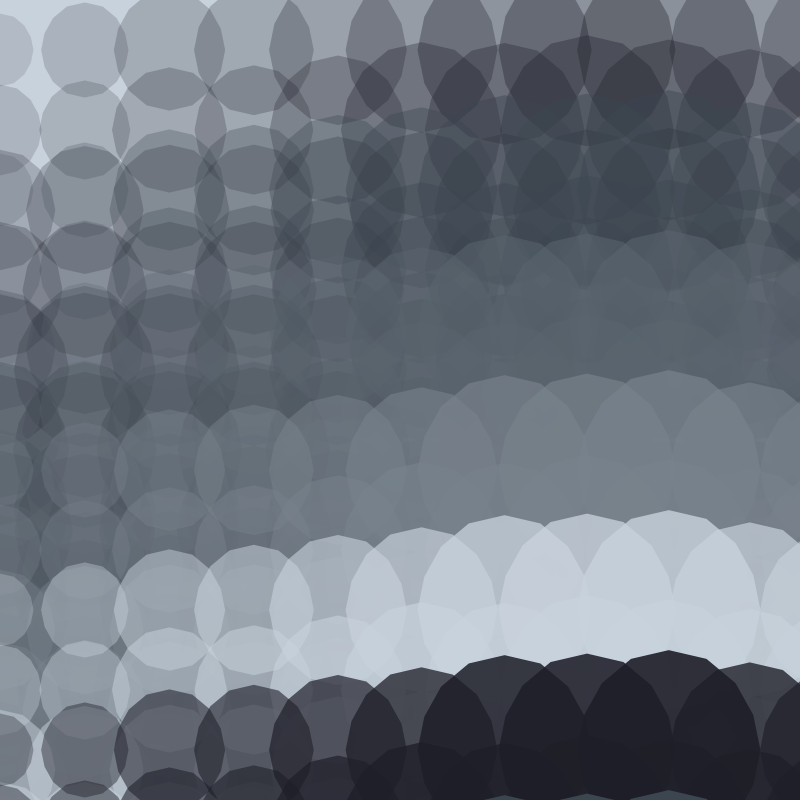
Frame 1 (no input)
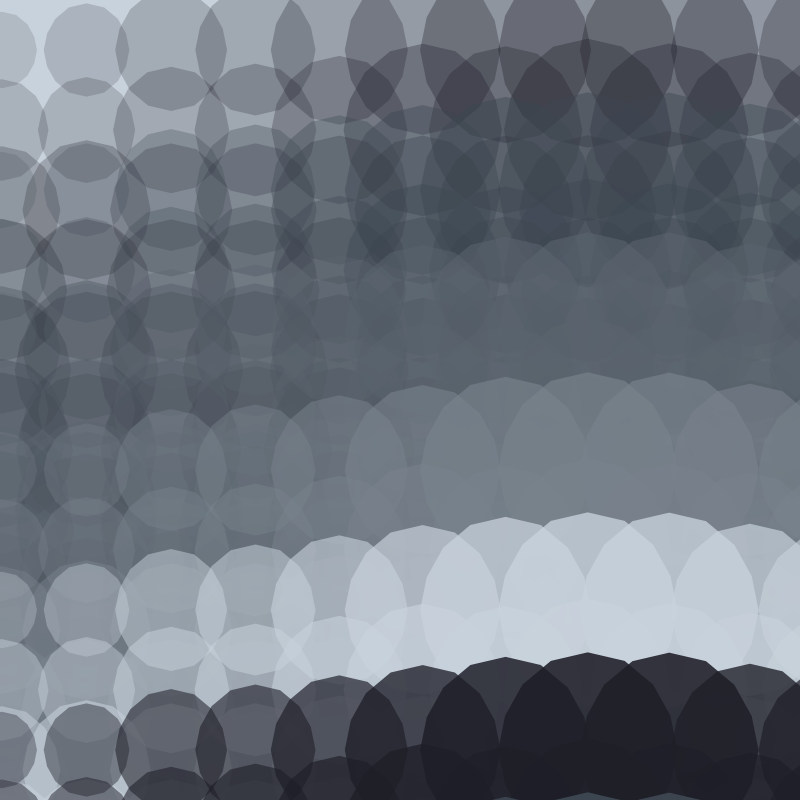
Frame 60 (the mouse pressed at the canvas centre just before this capture)
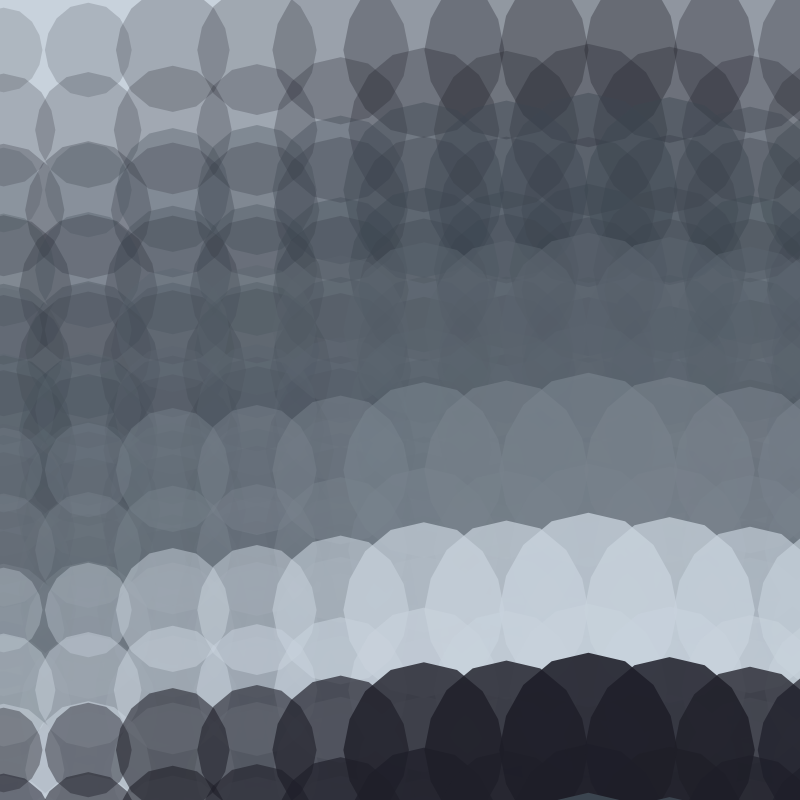
Frame 120 (the mouse held since frame 60 and released just before this capture)

The Processing sketch that drew these frames (run headless with seeded random() and noise(); from frame 60 on, the mouse is pressed at the canvas centre):

// Processing sketch: cloudBurst
// ── cloudBurst.pde
int cloudLayers, cloudDetail, bgDraw;
float timeShift, windSpeed, cloudDrift, layerOffset, layerAlpha, noiseVal, cloudSize, xOffset;
color[][] palettes;
color[] currentPalette;
color layerColor;

void setup() {
  size(800, 800);
  cloudLayers = 5;
  cloudDetail = 80;
  timeShift = 0;
  windSpeed = 0.001;
  cloudDrift = random(1000);
  noStroke();
  palettes = new color[][] {
    { color(252, 181, 159), color(255, 207, 160), color(255, 238, 173), color(204, 227, 248), color(255, 255, 255) },
    { color(30, 30, 40), color(60, 70, 80), color(90, 100, 110), color(120, 130, 140), color(200, 210, 220) },
    { color(245, 222, 179), color(240, 128, 128), color(173, 216, 230), color(135, 206, 250), color(255, 250, 250) },
    { color(100, 50, 200), color(150, 100, 255), color(200, 150, 255), color(240, 200, 255), color(255, 255, 255) }
  };
  
  selectPalette();
}

void draw() {
  if (bgDraw % 2 == 0) background(currentPalette[4]);
  timeShift += windSpeed;
  
  for (int i = 0; i < cloudLayers + 2; i++) {
    layerOffset = map(i, 0, cloudLayers, 50, height - 50);
    layerAlpha = map(i, 0, cloudLayers, 100, 250);
    layerColor = currentPalette[i % currentPalette.length];

    for (int x = 0; x < width + 300; x += cloudDetail) {
      for (int y = 0; y < height; y += cloudDetail) {
        noiseVal = noise(x * 0.002, y * 0.002 + timeShift, cloudDrift) * 1.5;
        cloudSize = noiseVal * 140;
        xOffset = sin(timeShift + x * 0.002) * 30;
        
        fill(layerColor, layerAlpha * noiseVal);
        drawCloud(x + xOffset, y + layerOffset, cloudSize);
      }
    }
  }
}

void drawCloud(float x, float y, float size) {
  pushMatrix();
  translate(x, y);
  beginShape();
  for (float a = 0; a < TWO_PI; a += PI / 8) {
    float r = size * 0.5 + noise(cos(a) * 0.2, sin(a) * 0.2, timeShift * 0.1) * size * 0.4;
    float cx = cos(a) * r;
    float cy = sin(a) * r;
    vertex(cx, cy);
  }
  endShape(CLOSE);
  popMatrix();
}

void keyPressed() {
  if (key == 'p') selectPalette(); 
  if (key == 'w') windSpeed = random(0.0005, 0.03);
  if (key == 'd') cloudDetail = int(random(60, 120));
  if (key == ' ') bgDraw++;
}

void selectPalette() {
  currentPalette = palettes[int(random(palettes.length))];
}
